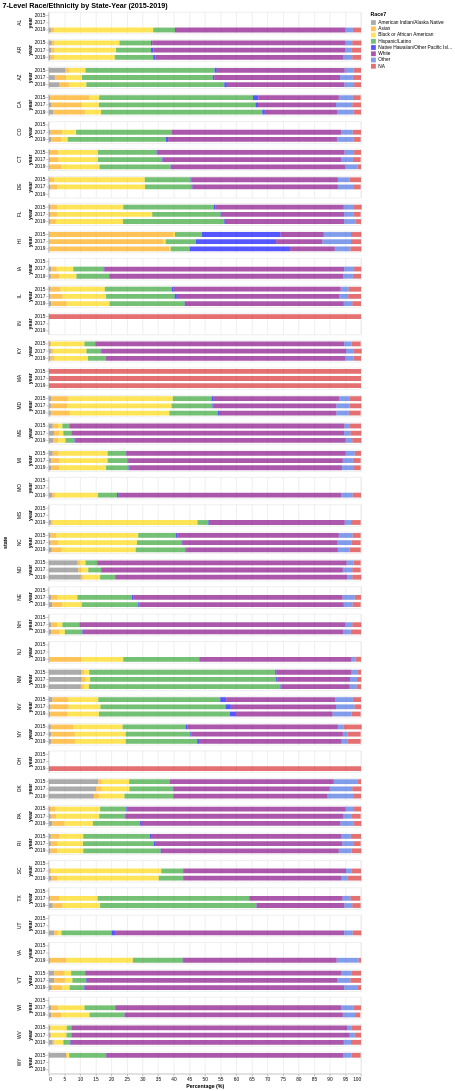

Vega-Lite specification for this chart:
### Vega-Lite specification from a JSON file in a GitHub repository (floating-point values rounded to 4 significant figures; data arrays with more than 128 entries replaced by an {"elided": "..."} marker saying what was removed)
{"config": {"view": {"continuousWidth": 400, "continuousHeight": 300}, "range": {"category": ["gray", "orange", "gold", "#2ca02c", "blue", "purple", "royalblue", "#d62728"]}, "title": {"fontSize": 15}}, "data": {"name": "data-90b6f4b37829d4e6e3e04b4516d40d65"}, "mark": {"type": "bar", "opacity": 0.66, "size": 10}, "encoding": {"color": {"field": "Race7", "sort": {"field": "order", "order": "ascending"}, "type": "nominal"}, "order": {"field": "order", "type": "nominal"}, "row": {"field": "state", "spacing": 10, "type": "nominal"}, "tooltip": [{"field": "state", "title": "State", "type": "nominal"}, {"field": "year", "title": "Year", "type": "ordinal"}, {"field": "Race7", "title": "Race7", "type": "nominal"}, {"field": "percent", "title": "Percent (%)", "type": "quantitative"}], "x": {"aggregate": "sum", "axis": {"title": "Percentage (%)"}, "field": "percent", "scale": {"domainMax": 100}, "type": "quantitative"}, "y": {"field": "year", "type": "ordinal"}}, "height": 45, "selection": {"selector012": {"type": "interval", "bind": "scales", "encodings": ["x", "y"]}}, "title": "7-Level Race/Ethnicity by State-Year (2015-2019)", "transform": [{"calculate": "{'American Indian/Alaska Native':0, 'Asian':1, 'Black or African American':2, 'Hispanic/Latino':3, 'Native Hawaiian/Other Pacific Islander':4, 'White':5, 'Other':6, 'NA':7}[datum.Race7]", "as": "order"}], "width": 650, "$schema": "https://vega.github.io/schema/vega-lite/v4.17.0.json", "datasets": {"data-90b6f4b37829d4e6e3e04b4516d40d65": {"elided": "692 records"}}}
